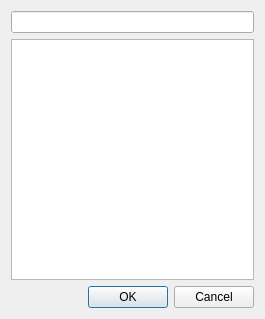
<?xml version="1.0" encoding="UTF-8"?>
<ui version="4.0">
 <class>InputDialog</class>
 <widget class="QDialog" name="InputDialog">
  <property name="geometry">
   <rect>
    <x>0</x>
    <y>0</y>
    <width>265</width>
    <height>319</height>
   </rect>
  </property>
  <property name="windowTitle">
   <string>Input Control DropShadowEffect</string>
  </property>
  <layout class="QGridLayout" name="gridLayout_2">
   <item row="0" column="0">
    <layout class="QGridLayout" name="gridLayout">
     <item row="0" column="0">
      <widget class="QLineEdit" name="lineEdit"/>
     </item>
     <item row="1" column="0">
      <widget class="QTextEdit" name="textEdit"/>
     </item>
    </layout>
   </item>
   <item row="1" column="0">
    <widget class="QDialogButtonBox" name="buttonBox">
     <property name="orientation">
      <enum>Qt::Horizontal</enum>
     </property>
     <property name="standardButtons">
      <set>QDialogButtonBox::Cancel|QDialogButtonBox::Ok</set>
     </property>
    </widget>
   </item>
  </layout>
 </widget>
 <resources/>
 <connections>
  <connection>
   <sender>buttonBox</sender>
   <signal>accepted()</signal>
   <receiver>InputDialog</receiver>
   <slot>accept()</slot>
   <hints>
    <hint type="sourcelabel">
     <x>248</x>
     <y>254</y>
    </hint>
    <hint type="destinationlabel">
     <x>157</x>
     <y>274</y>
    </hint>
   </hints>
  </connection>
  <connection>
   <sender>buttonBox</sender>
   <signal>rejected()</signal>
   <receiver>InputDialog</receiver>
   <slot>reject()</slot>
   <hints>
    <hint type="sourcelabel">
     <x>316</x>
     <y>260</y>
    </hint>
    <hint type="destinationlabel">
     <x>286</x>
     <y>274</y>
    </hint>
   </hints>
  </connection>
 </connections>
</ui>
